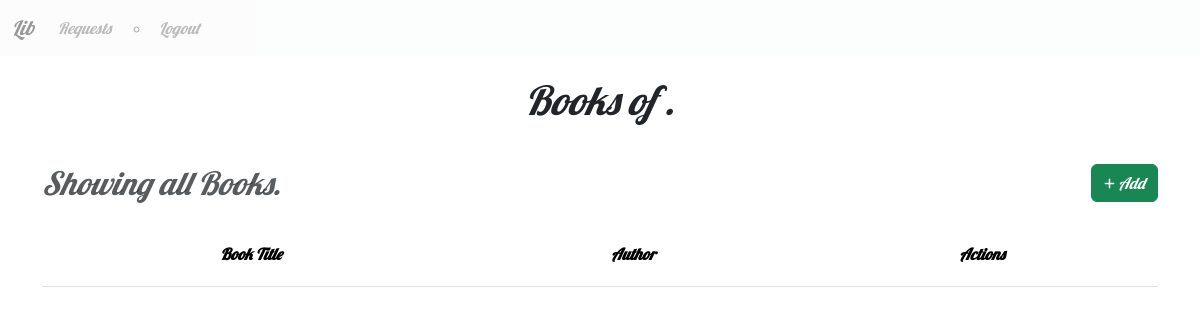
Before: /section/3/show (signed in) with the older database file.
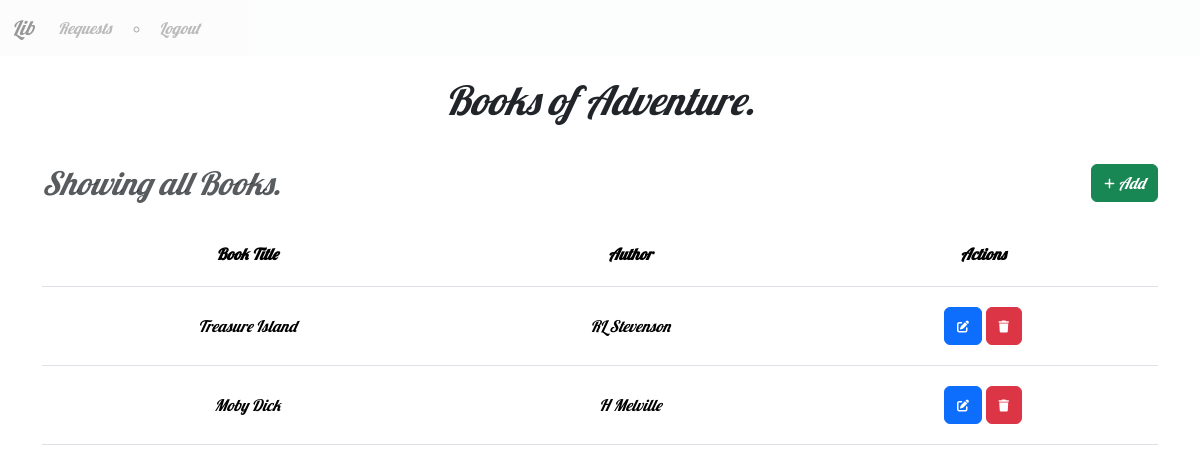
After: the same page with the newer database file.
### models.py (models this page shows)
class Section(db.Model):
    id = db.Column(db.Integer,primary_key=True)
    name = db.Column(db.String[32],unique=True,nullable=False)
    date_created = db.Column(db.Date, nullable=False)
    desc = db.Column(db.String[512], nullable=True)
    books = db.relationship('Book',backref='section',lazy=True)

class Book(db.Model):
    id = db.Column(db.Integer,primary_key=True)
    title = db.Column(db.String[64], nullable=False)
    author = db.Column(db.String[64], nullable=False)
    section_id = db.Column(db.Integer, db.ForeignKey('section.id'),nullable=False)

### routes.py (the view)
@app.route('/section/<int:id>/show')
@admin_required
def show_section(id):
    return render_template('section/show.html',user = User.query.get(session['user_id']),section = Section.query.get(id))

### routes.py (called while the page is built)
def admin_required(func):
    @wraps(func)
    def inner(*args,**kwargs):
        if 'user_id' not in session:
            flash('Please Login.')
            return redirect(url_for('login'))
        user = User.query.get(session['user_id'])
        if not user.is_admin:
            flash('Not Authorized')
            return redirect(url_for('index'))
        return func(*args,**kwargs)
    return inner

### templates/section/show.html (shortened to what this page needs)
{% extends 'layout.html' %}
{% block content %}
    <h1>Books of {{section.name}}.</h1>
    <div class="Heading">
        <h2 class="text-muted">
            <em>
                Showing all Books.
            </em>
        </h2>
        <a class="btn btn-success" href="{{url_for('add_books',section_id=section.id)}}">
            <i class="fas fa-plus fa-xs"></i>
            Add
        </a>
    </div>
    <table class="table">
        <thead>
            <tr>
                <th>Book Title</th>
                <th>Author</th>
                <th>Actions</th>
            </tr>
        </thead>
        <tbody>
            {% for book in section.books %}
                <tr>
                    <td>{{book.title}}</td>
                    <td>{{book.author}}</td>
                    <td>
                        <a href="{{url_for('edit_book', book_id=book.id)}}" class="btn btn-primary">
                            <i class="fas fa-edit fa-xs"></i>
                        </a>
                        <a href="{{url_for('delete_book', book_id=book.id)}}" class="btn btn-danger">
                            <i class="fas fa-trash fa-xs"></i>
                        </a>
                    </td>
                </tr>
            {% endfor %}
        </tbody>
    </table>
</div>
{% endblock %}

Changed rows visible on the page:
added Section: name "Adventure"
added Book: title "Treasure Island", author "RL Stevenson"
added Book: title "Moby Dick", author "H Melville"
